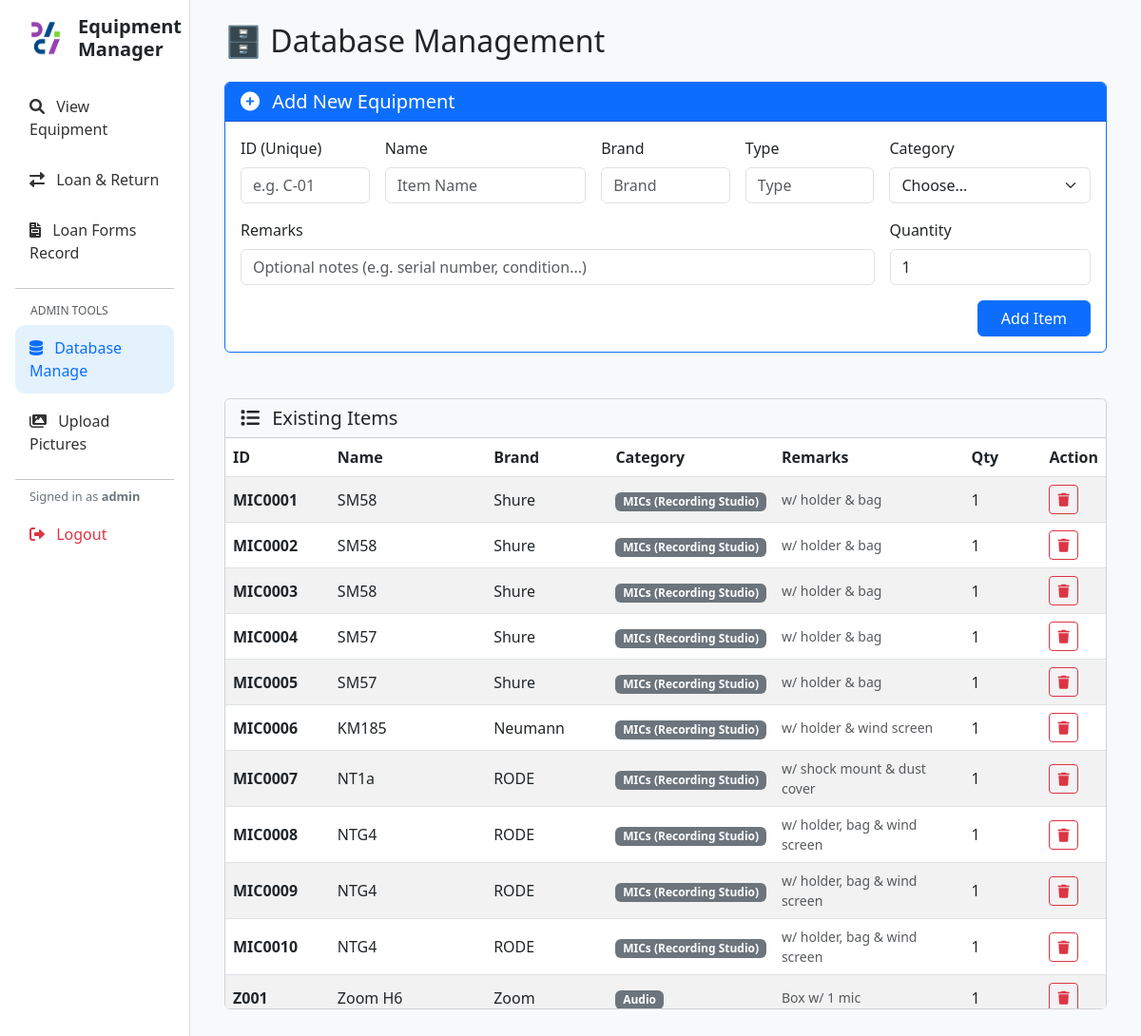
Before: /db_manage (signed in) with the older database file.
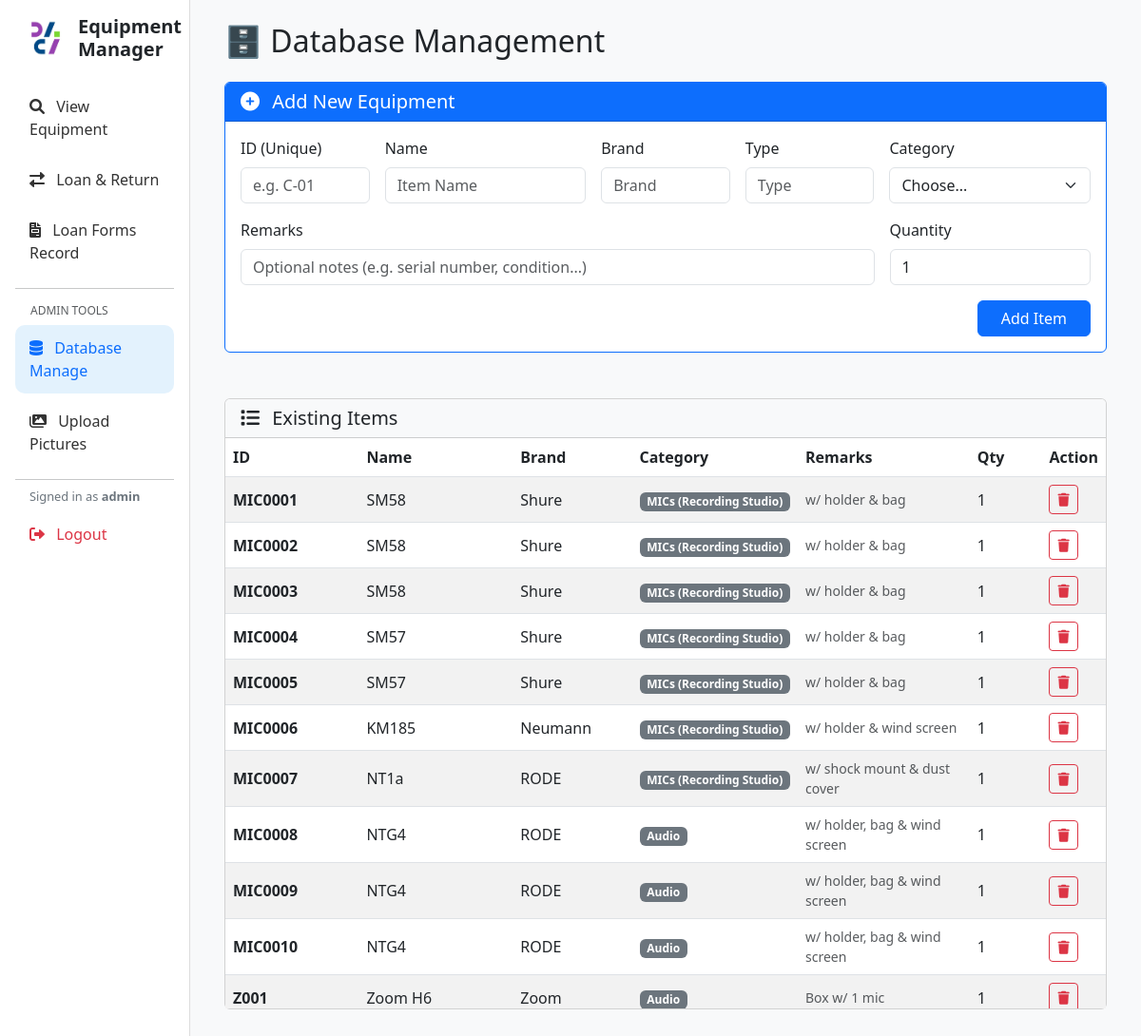
After: the same page with the newer database file.
### tables this page shows
CREATE TABLE "Equipment_List" (
"Category" TEXT,
  "Equipment_ID" TEXT,
  "Type" TEXT,
  "Brand" TEXT,
  "Name" TEXT,
  "Remarks" TEXT,
  "Qty" INTEGER,
  "item_created" TEXT
);

### app.py (the view, shortened to what this page needs)
@app.route('/db_manage', methods=['GET', 'POST'])
def db_manage():
    if 'user' not in session: return redirect(url_for('dashboard'))
    conn = get_db()
    df = pd.read_sql_query("SELECT * FROM Equipment_List ORDER BY item_created DESC", conn)
    return render_template('db_manage.html', items=df.to_dict(orient='records'), brands=fetch_brands('ALL'), types=fetch_types())

### app.py (called while the page is built)
def get_db():
    db = getattr(g, '_database', None)
    if db is None:
        db = g._database = sqlite3.connect(DATABASE)
        db.row_factory = sqlite3.Row
    return db

@app.teardown_appcontext
def close_connection(exception):
    db = getattr(g, '_database', None)
    if db is not None:
        db.close()

@app.context_processor
def utility_processor():
    def get_icon_path(prefix, name):
        filename = f"{prefix}_{name}.png"
        filepath = os.path.join(app.config['UPLOAD_FOLDER'], filename)
        if os.path.exists(filepath):
            return url_for('static', filename=f'icons/{filename}')
        return None
    return dict(get_icon_path=get_icon_path)

def fetch_types():
    conn = get_db()
    try:
        query = "SELECT DISTINCT Type FROM Equipment_List ORDER BY Type"
        df = pd.read_sql_query(query, conn)
        return df['Type'].tolist()
    except:
        return []

### templates/db_manage.html (shortened to what this page needs)
{% extends "base.html" %}
{% block content %}
<div class="container">
    <h2 class="mb-4">🗄️ Database Management</h2>
    <div class="card mb-5 border-primary">
        <div class="card-header bg-primary text-white">
            <h5 class="mb-0"><i class="fas fa-plus-circle me-2"></i> Add New Equipment</h5>
        </div>
        <div class="card-body">
            <form method="POST">
                <div class="row g-3">
                    <div class="col-md-2">
                        <label class="form-label">ID (Unique)</label>
                        <input type="text" name="new_id" class="form-control" placeholder="e.g. C-01" required>
                    </div>
                    <div class="col-md-3">
                        <label class="form-label">Name</label>
                        <input type="text" name="name" class="form-control" placeholder="Item Name" required>
                    </div>
                    <div class="col-md-2">
                        <label class="form-label">Brand</label>
                        <input type="text" name="brand" list="brand_list" class="form-control" placeholder="Brand" required>
                    </div>
                    <div class="col-md-2">
                        <label class="form-label">Type</label>
                        <input type="text" name="type" list="type_list" class="form-control" placeholder="Type" required>
                    </div>
                    <div class="col-md-3">
                        <label class="form-label">Category</label>
                        <select name="category" class="form-select" required>
                            <option value="" disabled selected>Choose...</option>
                        </select>
                    </div>
                    <div class="col-md-9">
                        <label class="form-label">Remarks</label>
                        <input type="text" name="remarks" class="form-control" placeholder="Optional notes (e.g. serial number, condition...)">
                    </div>
                    <div class="col-md-3">
                        <label class="form-label">Quantity</label>
                        <input type="number" name="qty" class="form-control" value="1" min="1" required>
                    </div>
                </div>
                <div class="mt-3 text-end">
                    <button type="submit" class="btn btn-primary px-4">Add Item</button>
                </div>
            </form>
        </div>
    </div>
    <div class="card">
        <div class="card-header bg-light">
            <h5 class="mb-0"><i class="fas fa-list me-2"></i> Existing Items</h5>
        </div>
        <div class="card-body p-0">
            <div class="table-responsive" style="max-height: 600px;">
                <table class="table table-striped table-hover mb-0 align-middle">
                    <thead class="sticky-top bg-white border-bottom">
                        <tr>
                            <th width="10%">ID</th>
                            <th width="20%">Name</th>
                            <th width="15%">Brand</th>
                            <th width="15%">Category</th>
                            <th width="25%">Remarks</th>
                            <th width="10%">Qty</th>
                            <th width="5%">Action</th>
                        </tr>
                    </thead>
                    <tbody>
                        {% for item in items %}
                        <tr>
                            <td class="fw-bold">{{ item['Equipment_ID'] }}</td>
                            <td>{{ item['Name'] }}</td>
                            <td>{{ item['Brand'] }}</td>
                            <td><span class="badge bg-secondary">{{ item['Category'] }}</span></td>
                            <td class="text-muted small">{{ item['Remarks'] if item['Remarks'] else '-' }}</td>
                            <td>{{ item['Qty'] }}</td>
                            <td>
                                <form method="POST" onsubmit="return confirm('Are you sure you want to DELETE {{ item.Name }} (ID: {{ item.Equipment_ID }})? This cannot be undone.');">
                                    <button type="submit" class="btn btn-sm btn-outline-danger" title="Delete Item">
                                        <i class="fas fa-trash"></i>
                                    </button>
                                </form>
                            </td>
                        </tr>
                        {% else %}
                        <tr>
                            <td colspan="7" class="text-center py-4 text-muted">No items found in database.</td>
                        </tr>
                        {% endfor %}
                    </tbody>
                </table>
            </div>
        </div>
    </div>
</div>
{% endblock %}

### templates/base.html (shortened to what this page needs)
<!DOCTYPE html>
<html lang="en">
<head>
    <link href="https://cdn.jsdelivr.net/npm/bootstrap@5.3.0/dist/css/bootstrap.min.css" rel="stylesheet">
    <link rel="stylesheet" href="https://cdnjs.cloudflare.com/ajax/libs/font-awesome/6.0.0/css/all.min.css">
</head>
<body>
<div class="container-fluid">
    <div class="row">
        <div class="col-md-2 sidebar p-3 d-flex flex-column">
            <div class="d-flex align-items-center mb-4 px-2">
                <img src="{{ url_for('static', filename='logo.png') }}"
             alt="Logo"
             style="height: 3rem; width: auto; margin-right: 10px; object-fit: contain;">
                <h4 class="mb-0" style="font-weight: 700; font-size: 1.25rem;">Equipment Manager
            </div>
            <nav class="nav flex-column mb-auto">
            <nav class="nav flex-column mb-auto">
                <a class="nav-link {% if request.endpoint == 'dashboard' %}active{% endif %}" href="{{ url_for('dashboard') }}">
                    <i class="fas fa-search me-2"></i> View Equipment
                </a>
                {% if session.get('user') %}
                    <a class="nav-link {% if request.endpoint == 'loan_return' %}active{% endif %}" href="{{ url_for('loan_return') }}">
                        <i class="fas fa-exchange-alt me-2"></i> Loan & Return
                    </a>
                    <a class="nav-link {% if request.endpoint == 'loan_forms' %}active{% endif %}" href="{{ url_for('loan_forms') }}">
                        <i class="fas fa-file-invoice me-2"></i> Loan Forms Record
                    </a>
                    <hr class="my-2">
                    <h6 class="text-muted px-3 mt-2" style="font-size: 0.75rem; text-transform: uppercase;">Admin Tools</h6>
                    <a class="nav-link {% if request.endpoint == 'db_manage' %}active{% endif %}" href="{{ url_for('db_manage') }}">
                        <i class="fas fa-database me-2"></i> Database Manage
                    </a>
                    <a class="nav-link {% if request.endpoint == 'upload_images' %}active{% endif %}" href="{{ url_for('upload_images') }}">
                        <i class="fas fa-images me-2"></i> Upload Pictures
                    </a>
                    <hr class="my-2">
                    <span class="user-badge">Signed in as <strong>{{ session.get('user') }}</strong></span>
                    <a class="nav-link logout-link" href="{{ url_for('logout') }}">
                        <i class="fas fa-sign-out-alt me-2"></i> Logout
                    </a>
                {% endif %}
            </nav>
        </div>
        <div class="col-md-10 p-4">
            {% block content %}{% endblock %}
        </div>
    </div>
</div>
</body>
</html>

### templates/base.html (style rules this page uses)
body { background-color: #f8f9fa; }
.sidebar { min-height: 100vh; background: #fff; border-right: 1px solid #ddd; }
.nav-link { color: #333; font-weight: 500; padding: 12px 15px; margin-bottom: 5px; transition: all 0.2s; }
.nav-link.active { background-color: #e3f2fd; color: #0d6efd; border-radius: 10px; }
.logout-link { color: #dc3545; }
.user-badge { font-size: 0.8rem; color: #6c757d; padding-left: 15px; margin-bottom: 5px; display: block; }

Changed rows visible on the page:
changed Equipment_List "MIC0008": Category "MICs (Recording Studio)" → "Audio"
changed Equipment_List "MIC0009": Category "MICs (Recording Studio)" → "Audio"
changed Equipment_List "MIC0010": Category "MICs (Recording Studio)" → "Audio"
